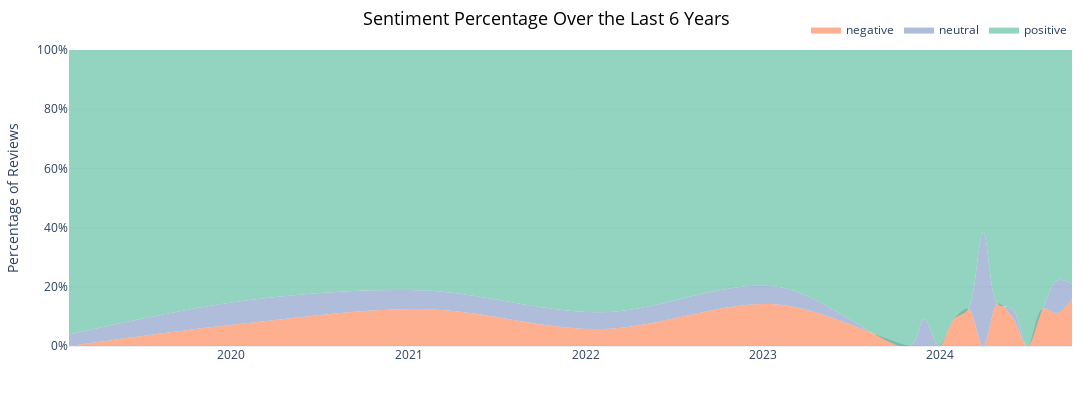

Notebook cell for this chart:
### Code cell
plot_sentiment_percentage_trend(reviews)

### Figure 1 — Plotly figure (JSON) as saved in the notebook; plotly's stock layout.template omitted (floating-point values rounded to 4 significant figures)
{"data": [{"fill": "tonexty", "fillcolor": "rgba(252, 141, 98, 0.7)", "fillpattern": {"shape": ""}, "hovertemplate": "Sentiment=negative<br>=%{x}<br>Percentage of Reviews (%)=%{y}<extra></extra>", "legendgroup": "negative", "line": {"color": "#636efa", "shape": "spline", "width": 0}, "marker": {"symbol": "circle"}, "mode": "lines", "name": "negative", "orientation": "v", "showlegend": true, "stackgroup": "1", "type": "scatter", "x": ["2019-01-31T00:00:00", "2020-01-31T00:00:00", "2021-01-31T00:00:00", "2022-01-31T00:00:00", "2023-01-31T00:00:00", "2023-10-31T00:00:00", "2023-11-30T00:00:00", "2023-12-31T00:00:00", "2024-01-31T00:00:00", "2024-02-29T00:00:00", "2024-03-31T00:00:00", "2024-04-30T00:00:00", "2024-05-31T00:00:00", "2024-06-30T00:00:00", "2024-07-31T00:00:00", "2024-08-31T00:00:00", "2024-09-30T00:00:00"], "xaxis": "x", "y": [0, 7.69, 12.5, 5.71, 14, 0, 0, 0, 9.09, 12.5, 0, 14.29, 9.38, 0, 12.5, 11.11, 15.79], "yaxis": "y"}, {"fill": "tonexty", "fillcolor": "rgba(141, 160, 203, 0.7)", "fillpattern": {"shape": ""}, "hovertemplate": "Sentiment=neutral<br>=%{x}<br>Percentage of Reviews (%)=%{y}<extra></extra>", "legendgroup": "neutral", "line": {"color": "#EF553B", "shape": "spline", "width": 0}, "marker": {"symbol": "circle"}, "mode": "lines", "name": "neutral", "orientation": "v", "showlegend": true, "stackgroup": "1", "type": "scatter", "x": ["2019-01-31T00:00:00", "2020-01-31T00:00:00", "2021-01-31T00:00:00", "2022-01-31T00:00:00", "2023-01-31T00:00:00", "2023-10-31T00:00:00", "2023-11-30T00:00:00", "2023-12-31T00:00:00", "2024-01-31T00:00:00", "2024-02-29T00:00:00", "2024-03-31T00:00:00", "2024-04-30T00:00:00", "2024-05-31T00:00:00", "2024-06-30T00:00:00", "2024-07-31T00:00:00", "2024-08-31T00:00:00", "2024-09-30T00:00:00"], "xaxis": "x", "y": [3.85, 7.69, 6.25, 5.71, 6, 0, 9.09, 0, 0, 0, 38.46, 0, 3.12, 0, 0, 11.11, 5.26], "yaxis": "y"}, {"fill": "tonexty", "fillcolor": "rgba(102, 194, 165, 0.7)", "fillpattern": {"shape": ""}, "hovertemplate": "Sentiment=positive<br>=%{x}<br>Percentage of Reviews (%)=%{y}<extra></extra>", "legendgroup": "positive", "line": {"color": "#00cc96", "shape": "spline", "width": 0}, "marker": {"symbol": "circle"}, "mode": "lines", "name": "positive", "orientation": "v", "showlegend": true, "stackgroup": "1", "type": "scatter", "x": ["2019-01-31T00:00:00", "2020-01-31T00:00:00", "2021-01-31T00:00:00", "2022-01-31T00:00:00", "2023-01-31T00:00:00", "2023-10-31T00:00:00", "2023-11-30T00:00:00", "2023-12-31T00:00:00", "2024-01-31T00:00:00", "2024-02-29T00:00:00", "2024-03-31T00:00:00", "2024-04-30T00:00:00", "2024-05-31T00:00:00", "2024-06-30T00:00:00", "2024-07-31T00:00:00", "2024-08-31T00:00:00", "2024-09-30T00:00:00"], "xaxis": "x", "y": [96.15, 84.62, 81.25, 88.57, 80, 100, 90.91, 100, 90.91, 87.5, 61.54, 85.71, 87.5, 100, 87.5, 77.78, 78.95], "yaxis": "y"}], "layout": {"height": 400, "hovermode": "x unified", "legend": {"orientation": "h", "title": {"text": ""}, "tracegroupgap": 0, "x": 1, "xanchor": "right", "y": 1.02, "yanchor": "bottom"}, "margin": {"b": 20, "l": 20, "r": 20, "t": 50}, "plot_bgcolor": "rgba(0,0,0,0)", "title": {"font": {"color": "black", "size": 18}, "text": "Sentiment Percentage Over the Last 6 Years", "x": 0.5, "xanchor": "center"}, "width": 1200, "xaxis": {"anchor": "y", "domain": [0, 1], "showgrid": false, "showline": false, "title": {"text": ""}, "zeroline": false}, "yaxis": {"anchor": "x", "domain": [0, 1], "range": [0, 100], "showgrid": true, "showline": false, "ticksuffix": "%", "title": {"text": "Percentage of Reviews"}}}}
